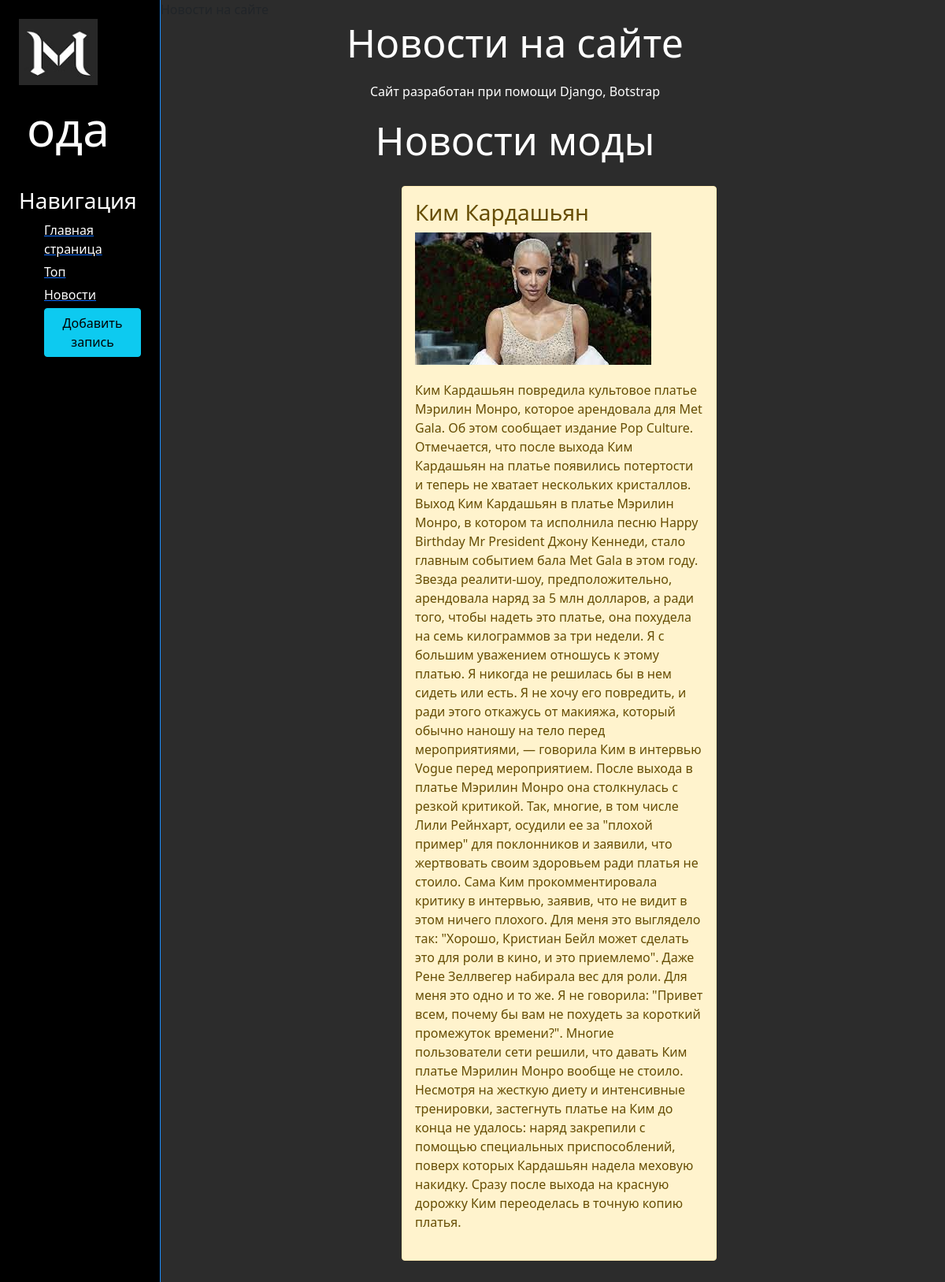
Page /news/ on the committed database.
### news/models.py (models this page shows, shortened)
class Articles(models.Model):
    title = models.CharField('Название', max_length=50)
    anons = models.CharField('Анонс', max_length=250)
    text = models.TextField('Статья')
    date = models.DateTimeField('Дата публикации')
    image = models.ImageField(verbose_name='Фото',null=True, blank=True, upload_to='news/img/')
    class Meta:
        verbose_name = 'Новость'
        verbose_name_plural = 'Новости'

### news/views.py (the view)
# urls.py: path('',views.news_home, name='news_home'),
def news_home(reqest):
    news = Articles.objects.order_by('-date')
    return render(reqest,'news/news_home.html', {'news': news})

### news/templates/news/news_home.html (shortened to what this page needs)
{% extends 'main/base.html'%}
{% block body %}
    <div class="features">
        <h1>Новости на сайте</h1>
        <p>Сайт разработан при помощи Django, Botstrap</p>
        <h1>Новости моды</h1>
        {% if news %}
            {% for i in news %}
                <div class="alert alert-warning">
                    <h3>{{ i.title }}</h3>
                    <img src = {{ i.image }}>
                    <p>{{ i.text }} </p>
                </div>
            {% endfor %}
        {% else %}
            <p>У вас нет записей</p>
        {% endif %}
    </div>
{% endblock %}

### main/templates/main/base.html (shortened to what this page needs)
{% load static %}
<html lang="ru">
<head>
    <link rel="stylesheet" href="https://cdn.jsdelivr.net/npm/bootstrap@5.1.3/dist/css/bootstrap.min.css">
    <link rel="stylesheet" href="{% static 'main/css/main.css' %}">
</head>
<tile>{% block home %}{% endblock %}</tile>
<body>
    <aside>
        <img src="{% static 'main/img/m1.jpg' %}" alt="Лого">
        <span class="logo">ода</span>
        <h3>Навигация</h3>
        <ul>
            <a href="{% url 'home' %}"><li></i>Главная страница</li></a>
            <a href="{% url 'top' %}"><li>Топ</li></a>
            <a href="{% url 'news_home' %}"><li>Новости</li></a>
            <a href="{% url 'create' %}"><li><button class="btn btn-info">Добавить запись</button></li></a>
        </ul>
    </aside>
    <main>
        {% block body %}
        {% endblock %}
    </main>
</body>
</html>

### main/static/main/css/main.css (style rules this page uses)
body { background : #2c2c2c; }
aside { float: left; background: #000000; width: 17%; padding: 2%; height: 1000vh; color: #fff; border-right: 1px solid #1E90FF; }
aside img { width: 100px; float: left; }
aside .logo { font-size: 30px; margin-left: 10px; font-weigth: Bold; }
aside .logo { font-size: 60px; margin-left: 10px; font-weight: Bradley Hand, cursive; position: relative; top: 10px; }
aside h3 { front-size: 30px; margin-top: 40px; }
aside ul { list-style: none }
aside ul li { color: #fff; display: block; margin-top: 5px; transition: transform .6s ease; }
main .features { float: left; color: #fff; text-align: center; width: 75%; }
main .features h1 { font-size: 50px; }
main .features p { max-width: 400px; margin: 20px auto }
.alert-warning { float: left; clear: both; width: 400px; margin: 20px 34%; text-align: left; }

### rows in the picture
Articles: title "Ким Кардашьян", image (picture), text "Ким Кардашьян повредила культовое платье Мэрилин Монро, которое арендовала для Met Gala. Об этом сообщает издание Pop Culture. Отмечается, что после выхода Ким Кардашьян на платье появились потертости и теперь не хватает нескольких кристаллов. Выход Ким Кардашьян в платье Мэрилин Монро, в котором та исполнила песню Happy Birthday Mr President Джону Кеннеди, стало главным событием бала Met Gala в этом году. Звезда реалити-шоу, предположительно, арендовала наряд за 5 млн долларов, а ради того, чтобы надеть это платье, она похудела на семь килограммов за три недели. Я с большим уважением отношусь к этому платью. Я никогда не решилась бы в нем сидеть или есть. Я не хочу его повредить, и ради…"
